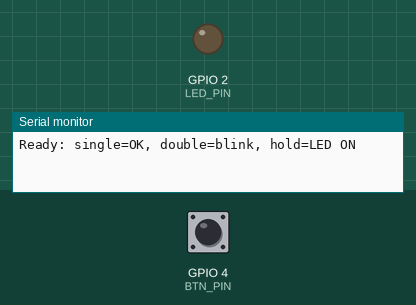
A sketch run on a simulated ESP32. Shown: output pins drawn as LEDs (lit = HIGH), the last lines printed to the serial monitor. The inputs (shaded band) are chosen by the test bench; at power-on: GPIO 4 (BTN_PIN) HIGH.

Above: at 1.4 s.
1.5 s: GPIO 4 (BTN_PIN) pulled LOW for 1 s
At 2.3 s:
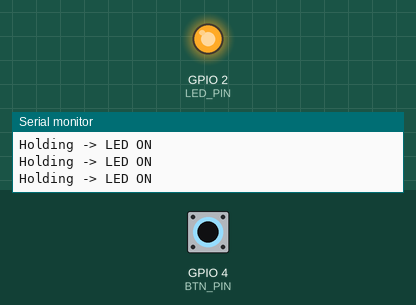
5.9 s: GPIO 4 (BTN_PIN) pulled LOW for 3.2 s
At 10.3 s:
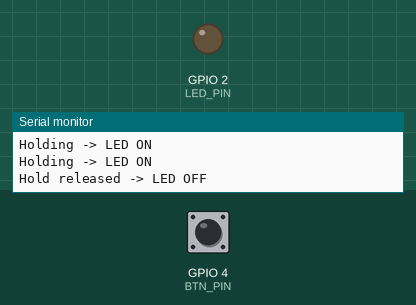
10.6 s: GPIO 4 (BTN_PIN) pulsed LOW 2 times (0.12 s each, 0.3 s apart)
At 11.9 s:
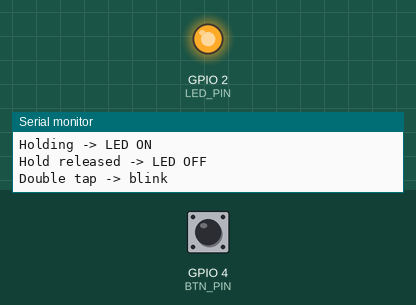
Timing chart, 0 to 13.7 s (numbered marks = the images above; inputs shaded):
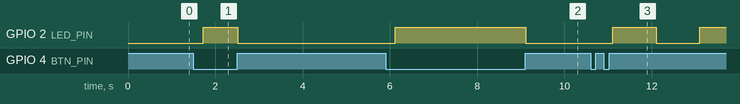

Measured:
- after the input at 1.5 s, GPIO 2 (LED_PIN): LOW → HIGH after 0.22 s, → LOW 0.79 s later
- after the input at 5.9 s, GPIO 2 (LED_PIN): LOW → HIGH after 0.22 s, → LOW 3.0 s later
- after the input at 10.6 s, GPIO 2 (LED_PIN): LOW → HIGH after 0.50 s, → LOW 1.0 s later, → HIGH 1.0 s later

The sketch:

DotButton.ino
```cpp
#include <Bounce2.h>

#define BTN_PIN   4   // Button input (active LOW with pull-up)
#define LED_PIN   2   // LED pin

Bounce btn = Bounce();

unsigned long lastTapTime = 0;
unsigned long holdThreshold = 200;       // ms to detect hold
unsigned long doubleTapThreshold = 400;  // ms between taps
bool holding = false;
int tapCount = 0;
bool waitingForSecondTap = false;

// Blink control - now handled by RTOS task
volatile bool blinkingActive = false;
TaskHandle_t blinkTaskHandle = NULL;

void setup() {
  Serial.begin(115200);
  delay(100);

  // Configure LED pin FIRST and ensure it's OFF
  pinMode(LED_PIN, OUTPUT);
  digitalWrite(LED_PIN, LOW);

  // Configure strapping pins as inputs with pull-up for safe boot
  // But AVOID setting LED_PIN as INPUT_PULLUP since it's our output
  pinMode(8, INPUT_PULLUP); // GPIO 8 (Onboard LED, I2C SDA)
  pinMode(9, INPUT_PULLUP); // GPIO 9 (BOOT Button, I2C SCL)
  delay(100);

  btn.attach(BTN_PIN, INPUT_PULLUP);
  btn.interval(10);

  // Create blink task - it will run continuously
  xTaskCreate(
    blinkTask,          // Task function
    "BlinkTask",        // Task name
    1000,               // Stack size
    NULL,               // Parameters
    1,                  // Priority
    &blinkTaskHandle    // Task handle
  );

  Serial.println("Ready: single=OK, double=blink, hold=LED ON");
}

void loop() {
  btn.update();
  unsigned long now = millis();

  // Button pressed
  if (btn.fell()) {
    lastTapTime = now;
    holding = true;

    if (waitingForSecondTap) {
      // Second tap detected
      tapCount = 2;
      waitingForSecondTap = false;
    } else {
      // First tap
      tapCount = 1;
      waitingForSecondTap = true;
    }
  }

  // Button released
  if (btn.rose()) {
    unsigned long heldTime = now - lastTapTime;
    holding = false;  // Clear holding flag immediately

    if (heldTime > holdThreshold) {
      // HOLD RELEASED
      Serial.println("Hold released -> LED OFF");
      stopBlinking();
      digitalWrite(LED_PIN, LOW);
      tapCount = 0;
      waitingForSecondTap = false;
    } else {
      // TAP DETECTED
      if (tapCount == 2) {
        // Double tap immediately processed
        Serial.println("Double tap -> blink");
        startBlinking();
        tapCount = 0;
        waitingForSecondTap = false;
      }
      // Single tap will be processed after timeout
    }
  }

  // Check for single tap timeout (only if not currently holding)
  if (waitingForSecondTap && !holding && (now - lastTapTime > doubleTapThreshold)) {
    if (tapCount == 1) {
      Serial.println("Single tap -> OK");
      // Don't stop blinking on single tap - just print OK
    }
    tapCount = 0;
    waitingForSecondTap = false;
  }

  // While holding
  if (holding && btn.read() == LOW) {
    unsigned long heldTime = now - lastTapTime;
    if (heldTime > holdThreshold) {
      Serial.println("Holding -> LED ON");
      stopBlinking();  // Stop blinking when hold is detected
      digitalWrite(LED_PIN, HIGH);
    }
  }

  // Small delay to prevent excessive CPU usage
  vTaskDelay(pdMS_TO_TICKS(5));
}

void startBlinking() {
  blinkingActive = true;
}

void stopBlinking() {
  blinkingActive = false;
}

void blinkTask(void *parameter) {
  while (true) {
    if (blinkingActive) {
      // Blink ON - ensure clean HIGH signal
      digitalWrite(LED_PIN, HIGH);
      vTaskDelay(pdMS_TO_TICKS(1000));  // ON for 200ms (longer for visibility)

      // Check if still should be blinking
      if (!blinkingActive) {
        digitalWrite(LED_PIN, LOW);
        continue;
      }

      // Blink OFF - ensure clean LOW signal
      digitalWrite(LED_PIN, LOW);
      vTaskDelay(pdMS_TO_TICKS(1000));  // OFF for 200ms (longer for visibility)
    } else {
      // Not blinking - ensure LED is OFF and wait
      digitalWrite(LED_PIN, LOW);
      vTaskDelay(pdMS_TO_TICKS(100));  // Check every 100ms when not blinking
    }
  }
}
```
